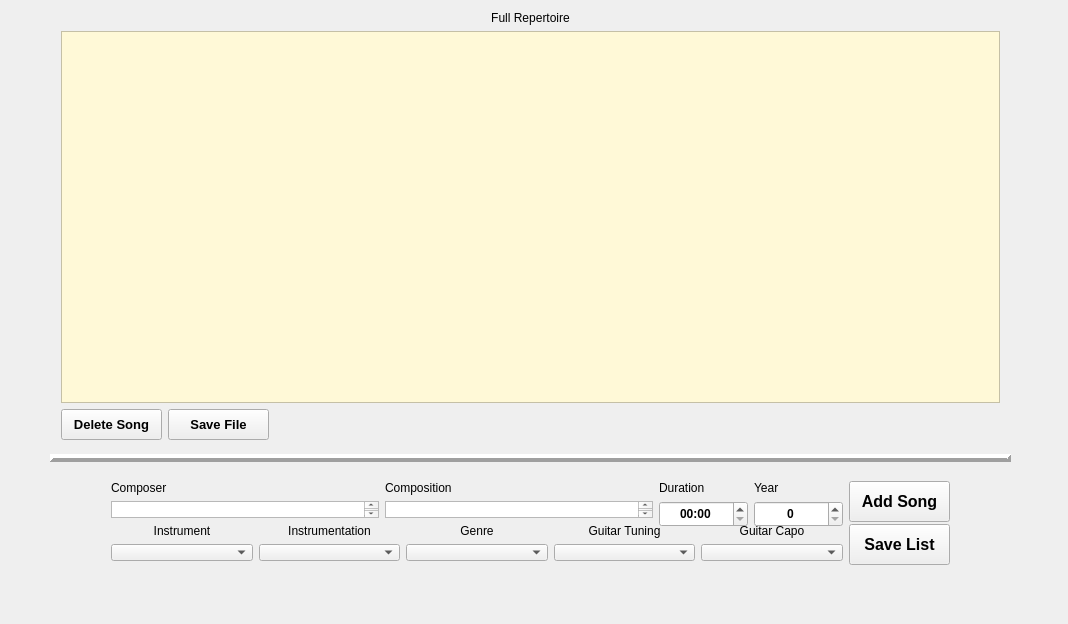
<?xml version="1.0" encoding="UTF-8"?>
<ui version="4.0">
 <class>RepertoireGUIClass</class>
 <widget class="QWidget" name="RepertoireGUIClass">
  <property name="geometry">
   <rect>
    <x>0</x>
    <y>0</y>
    <width>1068</width>
    <height>624</height>
   </rect>
  </property>
  <property name="sizePolicy">
   <sizepolicy hsizetype="Fixed" vsizetype="Fixed">
    <horstretch>0</horstretch>
    <verstretch>0</verstretch>
   </sizepolicy>
  </property>
  <property name="windowTitle">
   <string>Repertoire Manager </string>
  </property>
  <widget class="QWidget" name="layoutWidget">
   <property name="geometry">
    <rect>
     <x>50</x>
     <y>0</y>
     <width>961</width>
     <height>451</height>
    </rect>
   </property>
   <layout class="QVBoxLayout" name="verticalLayout">
    <item>
     <widget class="QLabel" name="labelSongTable">
      <property name="midLineWidth">
       <number>-1</number>
      </property>
      <property name="text">
       <string>Full Repertoire</string>
      </property>
      <property name="textFormat">
       <enum>Qt::RichText</enum>
      </property>
      <property name="alignment">
       <set>Qt::AlignCenter</set>
      </property>
     </widget>
    </item>
    <item>
     <widget class="QTableWidget" name="songTableWidget">
      <property name="font">
       <font>
        <pointsize>10</pointsize>
       </font>
      </property>
      <property name="styleSheet">
       <string notr="true">background-color: rgb(255, 249, 215);
selection-color: rgb(0, 0, 0);
selection-background-color: rgb(192, 239, 255);</string>
      </property>
      <property name="sortingEnabled">
       <bool>true</bool>
      </property>
      <attribute name="horizontalHeaderShowSortIndicator" stdset="0">
       <bool>true</bool>
      </attribute>
      <attribute name="verticalHeaderDefaultSectionSize">
       <number>25</number>
      </attribute>
     </widget>
    </item>
    <item>
     <layout class="QHBoxLayout" name="horizontalLayout">
      <item>
       <widget class="QPushButton" name="buttonDelete">
        <property name="minimumSize">
         <size>
          <width>101</width>
          <height>31</height>
         </size>
        </property>
        <property name="font">
         <font>
          <pointsize>10</pointsize>
          <weight>75</weight>
          <bold>true</bold>
         </font>
        </property>
        <property name="text">
         <string>Delete Song</string>
        </property>
       </widget>
      </item>
      <item>
       <widget class="QPushButton" name="buttonSaveToFile">
        <property name="minimumSize">
         <size>
          <width>101</width>
          <height>31</height>
         </size>
        </property>
        <property name="font">
         <font>
          <pointsize>10</pointsize>
          <weight>75</weight>
          <bold>true</bold>
         </font>
        </property>
        <property name="text">
         <string>Save File</string>
        </property>
       </widget>
      </item>
      <item>
       <spacer name="horizontalSpacer">
        <property name="orientation">
         <enum>Qt::Horizontal</enum>
        </property>
        <property name="sizeHint" stdset="0">
         <size>
          <width>108</width>
          <height>20</height>
         </size>
        </property>
       </spacer>
      </item>
      <item>
       <widget class="QLabel" name="labelSongSize">
        <property name="text">
         <string/>
        </property>
        <property name="textFormat">
         <enum>Qt::RichText</enum>
        </property>
       </widget>
      </item>
      <item>
       <spacer name="horizontalSpacer_2">
        <property name="orientation">
         <enum>Qt::Horizontal</enum>
        </property>
        <property name="sizeHint" stdset="0">
         <size>
          <width>708</width>
          <height>20</height>
         </size>
        </property>
       </spacer>
      </item>
     </layout>
    </item>
   </layout>
  </widget>
  <widget class="Line" name="line">
   <property name="geometry">
    <rect>
     <x>50</x>
     <y>450</y>
     <width>961</width>
     <height>16</height>
    </rect>
   </property>
   <property name="frameShadow">
    <enum>QFrame::Raised</enum>
   </property>
   <property name="lineWidth">
    <number>4</number>
   </property>
   <property name="orientation">
    <enum>Qt::Horizontal</enum>
   </property>
  </widget>
  <widget class="QWidget" name="layoutWidget">
   <property name="geometry">
    <rect>
     <x>100</x>
     <y>470</y>
     <width>861</width>
     <height>101</height>
    </rect>
   </property>
   <layout class="QHBoxLayout" name="horizontalLayout_3">
    <item>
     <layout class="QVBoxLayout" name="verticalLayout_10">
      <item>
       <layout class="QGridLayout" name="gridLayout">
        <item row="0" column="1">
         <layout class="QVBoxLayout" name="verticalLayout_8">
          <item>
           <widget class="QLabel" name="labelCompoition">
            <property name="text">
             <string>Composition</string>
            </property>
           </widget>
          </item>
          <item>
           <widget class="QTextEdit" name="textEditComposition">
            <property name="font">
             <font>
              <pointsize>9</pointsize>
             </font>
            </property>
           </widget>
          </item>
         </layout>
        </item>
        <item row="0" column="3">
         <layout class="QVBoxLayout" name="verticalLayout_9">
          <item>
           <widget class="QLabel" name="labelYear">
            <property name="text">
             <string>Year</string>
            </property>
           </widget>
          </item>
          <item>
           <widget class="QSpinBox" name="spinBoxYear">
            <property name="sizePolicy">
             <sizepolicy hsizetype="Minimum" vsizetype="Minimum">
              <horstretch>0</horstretch>
              <verstretch>0</verstretch>
             </sizepolicy>
            </property>
            <property name="minimumSize">
             <size>
              <width>89</width>
              <height>26</height>
             </size>
            </property>
            <property name="maximumSize">
             <size>
              <width>16777215</width>
              <height>26</height>
             </size>
            </property>
            <property name="font">
             <font>
              <pointsize>9</pointsize>
              <weight>75</weight>
              <bold>true</bold>
             </font>
            </property>
            <property name="alignment">
             <set>Qt::AlignCenter</set>
            </property>
           </widget>
          </item>
         </layout>
        </item>
        <item row="0" column="0">
         <layout class="QVBoxLayout" name="verticalLayout_7">
          <item>
           <widget class="QLabel" name="labelComposer">
            <property name="text">
             <string>Composer</string>
            </property>
           </widget>
          </item>
          <item>
           <widget class="QTextEdit" name="textEditComposer">
            <property name="font">
             <font>
              <pointsize>9</pointsize>
             </font>
            </property>
           </widget>
          </item>
         </layout>
        </item>
        <item row="0" column="2">
         <layout class="QVBoxLayout" name="verticalLayout_12">
          <item>
           <widget class="QLabel" name="labelDuration">
            <property name="text">
             <string>Duration</string>
            </property>
           </widget>
          </item>
          <item>
           <widget class="QTimeEdit" name="timeEditDuration">
            <property name="minimumSize">
             <size>
              <width>89</width>
              <height>26</height>
             </size>
            </property>
            <property name="font">
             <font>
              <pointsize>9</pointsize>
              <weight>75</weight>
              <bold>true</bold>
             </font>
            </property>
            <property name="alignment">
             <set>Qt::AlignCenter</set>
            </property>
            <property name="displayFormat">
             <string>mm:ss</string>
            </property>
           </widget>
          </item>
         </layout>
        </item>
       </layout>
      </item>
      <item>
       <spacer name="verticalSpacer">
        <property name="orientation">
         <enum>Qt::Vertical</enum>
        </property>
        <property name="sizeHint" stdset="0">
         <size>
          <width>20</width>
          <height>17</height>
         </size>
        </property>
       </spacer>
      </item>
      <item>
       <layout class="QHBoxLayout" name="horizontalLayout_2">
        <item>
         <layout class="QVBoxLayout" name="verticalLayout_2">
          <item>
           <widget class="QLabel" name="labelInstrument">
            <property name="text">
             <string>Instrument</string>
            </property>
            <property name="alignment">
             <set>Qt::AlignCenter</set>
            </property>
           </widget>
          </item>
          <item>
           <widget class="QComboBox" name="boxInstrument"/>
          </item>
         </layout>
        </item>
        <item>
         <layout class="QVBoxLayout" name="verticalLayout_3">
          <item>
           <widget class="QLabel" name="labelInstrumentation">
            <property name="text">
             <string>Instrumentation</string>
            </property>
            <property name="alignment">
             <set>Qt::AlignCenter</set>
            </property>
           </widget>
          </item>
          <item>
           <widget class="QComboBox" name="boxInstrumentation"/>
          </item>
         </layout>
        </item>
        <item>
         <layout class="QVBoxLayout" name="verticalLayout_4">
          <item>
           <widget class="QLabel" name="labelGenre">
            <property name="text">
             <string>Genre</string>
            </property>
            <property name="alignment">
             <set>Qt::AlignCenter</set>
            </property>
           </widget>
          </item>
          <item>
           <widget class="QComboBox" name="boxGenre"/>
          </item>
         </layout>
        </item>
        <item>
         <layout class="QVBoxLayout" name="verticalLayout_5">
          <item>
           <widget class="QLabel" name="labelGuitarTune">
            <property name="text">
             <string>Guitar Tuning</string>
            </property>
            <property name="alignment">
             <set>Qt::AlignCenter</set>
            </property>
           </widget>
          </item>
          <item>
           <widget class="QComboBox" name="boxGuitarTuning"/>
          </item>
         </layout>
        </item>
        <item>
         <layout class="QVBoxLayout" name="verticalLayout_6">
          <item>
           <widget class="QLabel" name="labelGuitarCapo">
            <property name="text">
             <string>Guitar Capo</string>
            </property>
            <property name="alignment">
             <set>Qt::AlignCenter</set>
            </property>
           </widget>
          </item>
          <item>
           <widget class="QComboBox" name="boxGuitarCapo"/>
          </item>
         </layout>
        </item>
       </layout>
      </item>
     </layout>
    </item>
    <item>
     <layout class="QVBoxLayout" name="verticalLayout_11">
      <item>
       <widget class="QPushButton" name="buttonAdd">
        <property name="minimumSize">
         <size>
          <width>101</width>
          <height>41</height>
         </size>
        </property>
        <property name="font">
         <font>
          <pointsize>12</pointsize>
          <weight>75</weight>
          <bold>true</bold>
         </font>
        </property>
        <property name="text">
         <string>Add Song</string>
        </property>
       </widget>
      </item>
      <item>
       <spacer name="verticalSpacer_2">
        <property name="orientation">
         <enum>Qt::Vertical</enum>
        </property>
        <property name="sizeHint" stdset="0">
         <size>
          <width>20</width>
          <height>40</height>
         </size>
        </property>
       </spacer>
      </item>
      <item>
       <widget class="QPushButton" name="buttonSave">
        <property name="minimumSize">
         <size>
          <width>101</width>
          <height>41</height>
         </size>
        </property>
        <property name="font">
         <font>
          <pointsize>12</pointsize>
          <weight>75</weight>
          <bold>true</bold>
         </font>
        </property>
        <property name="text">
         <string>Save List</string>
        </property>
       </widget>
      </item>
     </layout>
    </item>
   </layout>
  </widget>
 </widget>
 <layoutdefault spacing="6" margin="11"/>
 <resources>
  <include location="RepertoireGUI.qrc"/>
 </resources>
 <connections/>
</ui>
